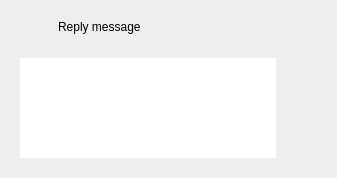
                            <widget class="QFrame" name="chatTextBox">
                             <layout class="QVBoxLayout" name="verticalLayout_10">
                              <item>
                               <widget class="QFrame" name="replyFrame">
                                <property name="styleSheet">
                                 <string notr="true">#replyFrame {
	border-bottom: 1px solid;
	border-color: gray;
}</string>
                                </property>
                                <layout class="QHBoxLayout" name="horizontalLayout_15">
                                 <item>
                                  <widget class="QPushButton" name="pushButton_4">
                                   <property name="sizePolicy">
                                    <sizepolicy hsizetype="Fixed" vsizetype="Fixed">
                                     <horstretch>0</horstretch>
                                     <verstretch>0</verstretch>
                                    </sizepolicy>
                                   </property>
                                   <property name="styleSheet">
                                    <string notr="true">border: 0;</string>
                                   </property>
                                   <property name="text">
                                    <string/>
                                   </property>
                                   <property name="icon">
                                    <iconset resource="resources.qrc">
                                     <normaloff>:/icons/images/icons/cil-action-redo.png</normaloff>:/icons/images/icons/cil-action-redo.png</iconset>
                                   </property>
                                   <property name="iconSize">
                                    <size>
                                     <width>32</width>
                                     <height>16</height>
                                    </size>
                                   </property>
                                  </widget>
                                 </item>
                                 <item>
                                  <widget class="QLabel" name="replyLabel">
                                   <property name="text">
                                    <string>Reply message</string>
                                   </property>
                                  </widget>
                                 </item>
                                 <item>
                                  <widget class="QPushButton" name="closeReplyButton">
                                   <property name="sizePolicy">
                                    <sizepolicy hsizetype="Fixed" vsizetype="Fixed">
                                     <horstretch>0</horstretch>
                                     <verstretch>0</verstretch>
                                    </sizepolicy>
                                   </property>
                                   <property name="styleSheet">
                                    <string notr="true">border: 0;</string>
                                   </property>
                                   <property name="text">
                                    <string/>
                                   </property>
                                   <property name="icon">
                                    <iconset resource="resources.qrc">
                                     <normaloff>:/icons/images/icons/icon_close.png</normaloff>:/icons/images/icons/icon_close.png</iconset>
                                   </property>
                                   <property name="iconSize">
                                    <size>
                                     <width>32</width>
                                     <height>16</height>
                                    </size>
                                   </property>
                                  </widget>
                                 </item>
                                </layout>
                               </widget>
                              </item>
                              <item>
                               <widget class="QFrame" name="chatWriteTextBox">
                                <property name="sizePolicy">
                                 <sizepolicy hsizetype="Preferred" vsizetype="Fixed">
                                  <horstretch>0</horstretch>
                                  <verstretch>0</verstretch>
                                 </sizepolicy>
                                </property>
                                <layout class="QHBoxLayout" name="chatTextBoxHorizontalLayout">
                                 <property name="spacing">
                                  <number>9</number>
                                 </property>
                                 <property name="leftMargin">
                                  <number>9</number>
                                 </property>
                                 <property name="topMargin">
                                  <number>9</number>
                                 </property>
                                 <property name="rightMargin">
                                  <number>9</number>
                                 </property>
                                 <property name="bottomMargin">
                                  <number>9</number>
                                 </property>
                                 <item>
                                  <widget class="QTextEdit" name="messengerTextEdit">
                                   <property name="maximumSize">
                                    <size>
                                     <width>16777215</width>
                                     <height>100</height>
                                    </size>
                                   </property>
                                   <property name="layoutDirection">
                                    <enum>Qt::LeftToRight</enum>
                                   </property>
                                   <property name="styleSheet">
                                    <string notr="true">QTextEdit {
	border: none;
}

QTextEdit:hover {
	border: none;
}
QTextEdit:focus {
	border: none;
}</string>
                                   </property>
                                  </widget>
                                 </item>
                                 <item>
                                  <widget class="QPushButton" name="chatSendButton">
                                   <property name="styleSheet">
                                    <string notr="true">border: 0;</string>
                                   </property>
                                   <property name="text">
                                    <string/>
                                   </property>
                                   <property name="icon">
                                    <iconset resource="resources.qrc">
                                     <normaloff>:/icons/images/icons/cil-paper-plane.png</normaloff>:/icons/images/icons/cil-paper-plane.png</iconset>
                                   </property>
                                   <property name="iconSize">
                                    <size>
                                     <width>32</width>
                                     <height>32</height>
                                    </size>
                                   </property>
                                  </widget>
                                 </item>
                                </layout>
                               </widget>
                              </item>
                             </layout>
                            </widget>
